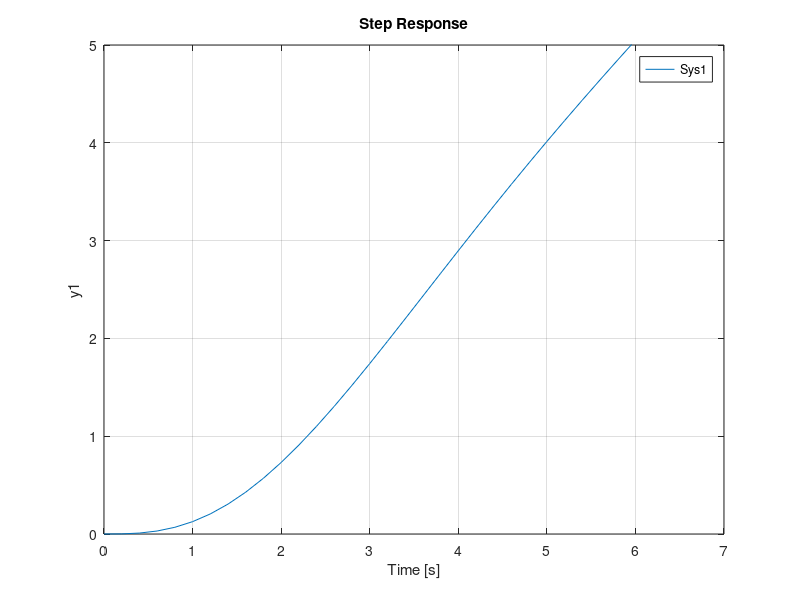

Source code (MATLAB):
%Find unit step, impulse, and ramp responses of three different systems and
%compare 

%unit ramp response - use step function and multiply transfer function by
%1/s
num1 = [0 0 0 5];
den1 = [5 1 5 0];
sys1 = tf(num1, den1);

num2 = [0 0 4 5];
den2 = [5 5 5 0];
sys2 = tf(num2, den2);

num3 = [0 0 0 5];
den3 = [5 5 5 0];
sys3 = tf(num3, den3);

step(sys1)
title('Ramp Response')
hold on
step(sys2)
step(sys3)
legend('Sys1', 'Sys2', 'Sys3')
ylim([0 5])
xlim([0 7])
hold off